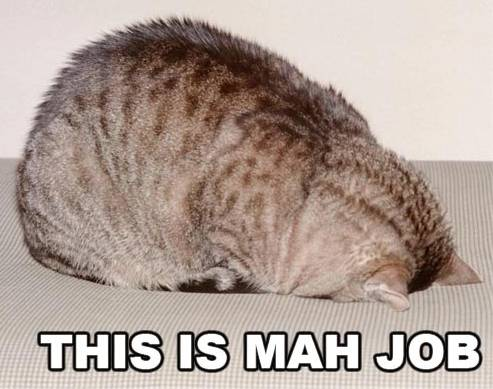
#> input picture Tests/testimages/Lolcat_this_is_mah_job.jpg, 493 x 389 px
$ python hashFile.py Tests/testimages/Lolcat_this_is_mah_job.jpg   (older library calls are emulated)
#> lines starting #> are read from the running program, lines starting #| are printed output that depends on the picture
#> in hashFile, im is the input picture: PIL image 493x389 RGB; mean R, G, B 175.3, 158.8, 150

from PIL import Image

import io
import hashlib


import unitConverters

from PIL import Image
import numpy
import scipy.fftpack

def binary_array_to_hex(arr):
	h = 0
	s = []
	for i,v in enumerate(arr.flatten()):
		if v:
			h += 2**(i % 8)
		if (i % 8) == 7:
			s.append(hex(h)[2:].rjust(2, '0'))
			h = 0
	return "".join(s)


"""
Hash encapsulation. Can be used for dictionary keys and comparisons.
"""
class ImageHash(object):
	def __init__(self, binary_array):
		self.hash = binary_array

	def __str__(self):
		return binary_array_to_hex(self.hash)

	def __repr__(self):
		return repr(self.hash)

	def __sub__(self, other):
		assert self.hash.shape == other.hash.shape, ('ImageHashes must be of the same shape!', self.hash.shape, other.hash.shape)
		return (self.hash != other.hash).sum()

	def __eq__(self, other):
		return numpy.array_equal(self.hash, other.hash)

	def __ne__(self, other):
		return not numpy.array_equal(self.hash, other.hash)

	def __hash__(self):
		return unitConverters.binary_array_to_int(self.hash)

	def __iter__(self):
		return numpy.nditer(self.hash, order='C')  # Specify memory order, so we're (theoretically) platform agnostic

	def __len__(self):
		return self.hash.size

	def __int__(self):
		ret = 0
		mask = 1 << len(self) - 1
		for bit in numpy.nditer(self.hash, order='C'):  # Specify memory order, so we're (theoretically) platform agnostic
			if bit:
				ret |= mask
			mask >>= 1

		# Convert to signed representation
		VALSIZE = 64
		if ret >= 2**(VALSIZE-1):
			ret = ret - 2**VALSIZE
		return ret


"""
Average Hash computation

Implementation follows http://www.hackerfactor.com/blog/index.php?/archives/432-Looks-Like-It.html

@image must be a PIL instance.
"""
def average_hash(image, hash_size=8):
	image = image.convert("L").resize((hash_size, hash_size), Image.ANTIALIAS)
	pixels = numpy.array(image.getdata()).reshape((hash_size, hash_size))
	avg = pixels.mean()
	diff = pixels > avg
	# make a hash
	return ImageHash(diff), image

"""
Perceptual Hash computation.

Implementation follows http://www.hackerfactor.com/blog/index.php?/archives/432-Looks-Like-It.html

@image must be a PIL instance.
"""
def phash(image, hash_size=32):
#> called with hash_size = 32
	image = image.convert("L").resize((hash_size, hash_size), Image.ANTIALIAS)
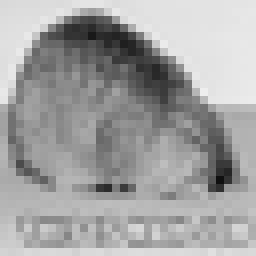
#> image: PIL image 32x32 L (shown 8 times larger); min 16, max 238, mean 162.7
	pixels = numpy.array(image.getdata(), dtype=numpy.float).reshape((hash_size, hash_size))
	dct = scipy.fftpack.dct(pixels)
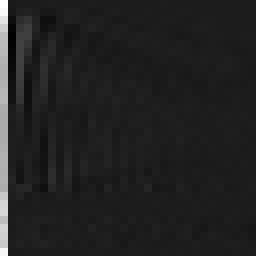
#> dct: shape (32, 32) float64 (shown 8 times larger); min -1824.6, max 14352, mean 360.5; drawn with min black and max white
	dctlowfreq = dct[:8, 1:9]
	avg = dctlowfreq.mean()
#> avg = 189.6
	diff = dctlowfreq > avg
	return ImageHash(diff), image

"""
Difference Hash computation.

following http://www.hackerfactor.com/blog/index.php?/archives/529-Kind-of-Like-That.html

@image must be a PIL instance.
"""
def dhash(image, hash_size=8):
	image = image.convert("L").resize((hash_size + 1, hash_size), Image.ANTIALIAS)
	pixels = numpy.array(image.getdata(), dtype=numpy.float).reshape((hash_size + 1, hash_size))
	# compute differences
	diff = pixels[1:,:] > pixels[:-1,:]
	return ImageHash(diff)


__dir__ = [average_hash, phash, ImageHash]


IMAGE_EXTS = ("bmp", "eps", "gif", "im", "jpeg", "jpg", "msp", "pcx", "png", "ppm", "spider", "tiff", "webp", "xbm")

'''
Generate various hashes of file

basepath/fname are required for determining if the passed file is probably an image (by looking at extensions)
Actual file contents must be in fContents

'''
def hashFile(basePath, fname, fContents, shouldPhash=True):
	# basePath, fname, fContents = arg

	fMD5 = hashlib.md5()
	fMD5.update(fContents)
	hexHash = fMD5.hexdigest()

	pHash = None
	dHash = None

	imX = None
	imY = None

	if (fname.lower().endswith(IMAGE_EXTS) or (basePath.lower().endswith(IMAGE_EXTS) and fname == "")) and shouldPhash:


		im = Image.open(io.BytesIO(fContents))
		pHashArr, im = phash(im)
		dHashArr     = dhash(im)

		pHash = int(pHashArr)
#> the loop in __int__, `for bit in numpy.nditer(self.hash, order='C'):  # Specify memory order..` made 64 passes
#> (bit, ret, mask) on passes 10, 11, 16, 18, 19, 20, 24, 26, 27, 28, 34, 35: (True, 18014398509481984, 9007199254740992), (True, 27021597764222976, 4503599627370496), (True, 27303072740933632, 140737488355328), (True, 27373441485111296, 35184372088832), (True, 27408625857200128, 17592186044416), (True, 27426218043244544, 8796093022208), (True, 27427317554872320, 549755813888), (True, 27427592432779264, 137438953472), (True, 27427729871732736, 68719476736), (True, 27427798591209472, 34359738368), (True, 27427799664951296, 536870912), (True, 27427800201822208, 268435456)
#> ret on passes 61, 62, 64: 27427800275512424, 27427800275512428, 27427800275512429
#> after the loop in __int__, `for bit in numpy.nditer(self.hash, order='C'):  # Specify memory order..`: mask = 0; ret = 27427800275512429
#> pHash = 27427800275512429
		dHash = int(dHashArr)
#> the loop in __int__ (call 2), `for bit in numpy.nditer(self.hash, order='C'):  # Specify memory order..` made 64 passes
#> (bit, ret, mask) on passes 1, 2, 8, 10, 11, 12, 13, 14, 18, 19, 20, 21: (True, 9223372036854775808, 4611686018427387904), (True, 13835058055282163712, 2305843009213693952), (True, 13907115649320091648, 36028797018963968), (True, 13925130047829573632, 9007199254740992), (True, 13934137247084314624, 4503599627370496), (True, 13938640846711685120, 2251799813685248), (True, 13940892646525370368, 1125899906842624), (True, 13942018546432212992, 562949953421312), (True, 13942088915176390656, 35184372088832), (True, 13942124099548479488, 17592186044416), (True, 13942141691734523904, 8796093022208), (True, 13942150487827546112, 4398046511104)
#> ret on passes 61 to 63: 13942158282340879864, 13942158282340879868, 13942158282340879870
#> dHash = -4504585791368671746

		imX, imY = im.size
#> imX = 32; imY = 32


	return fname, hexHash, pHash, dHash, imX, imY


def getMd5Hash(fContents):
	fMD5 = hashlib.md5()
	fMD5.update(fContents)
	hexHash = fMD5.hexdigest()
	return hexHash

def test():
	import sys
	print(sys.argv)
	if len(sys.argv) < 2:
		print("Need path to image as command line param")
		return
	imPath = sys.argv[1]
	with open(imPath, "rb") as fp:
		cont = fp.read()
		hashes = hashFile(imPath, "", cont)
#> hashes = ('', 'd9ceeb6b43c2d7d096532eabfa6cf482', 27427800275512429, -4504585791368671746, 32, 32)
		print(hashes)
#| ('', 'd9ceeb6b43c2d7d096532eabfa6cf482', 27427800275512429, -4504585791368671746, 32, 32)


if __name__ == "__main__":
	test()

$ run again, on Tests/testimages/lolcat-crocs.jpg
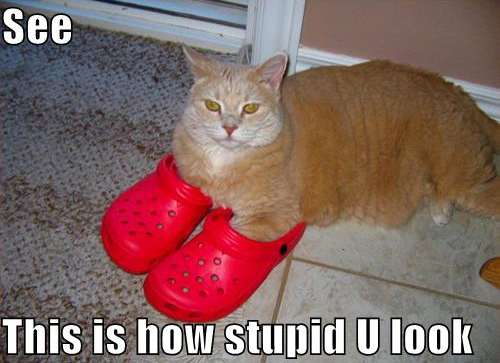
#> input picture Tests/testimages/lolcat-crocs.jpg, 500 x 363 px
#> in hashFile, im is the input picture: PIL image 500x363 RGB; mean R, G, B 131.4, 101.9, 98.1
#> in phash, `image = image.convert("L").resize((hash_size, hash_size), Image.ANTIAL..`:
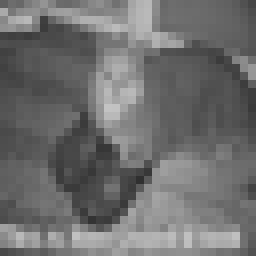
#> image: PIL image 32x32 L (shown 8 times larger); min 48, max 195, mean 110.4
#> in phash, `dct = scipy.fftpack.dct(pixels)`:
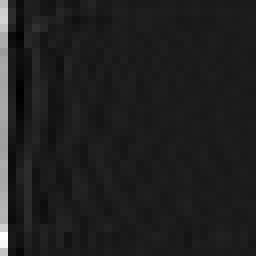
#> dct: shape (32, 32) float64 (shown 8 times larger); min -1283.5, max 10550, mean 203.1; drawn with min black and max white
#> avg = -29.48
#> the loop in __int__, `for bit in numpy.nditer(self.hash, order='C'):  # Specify memory order..` made 64 passes
#> (bit, ret, mask) on passes 1, 3, 4, 7, 9, 11, 12, 15: (True, 9223372036854775808, 4611686018427387904), (True, 11529215046068469760, 1152921504606846976), (True, 12682136550675316736, 576460752303423488), (True, 12826251738751172608, 72057594037927936), (True, 12862280535770136576, 18014398509481984), (True, 12871287735024877568, 4503599627370496), (True, 12875791334652248064, 2251799813685248), (True, 12876354284605669376, 281474976710656)
#> after the loop in __int__, `for bit in numpy.nditer(self.hash, order='C'):  # Specify memory order..`: mask = 0; ret = 12876845466497880337
#> in __int__, `ret = ret - 2**VALSIZE`: ret = -5569898607211671279
#> the loop in __int__ (call 2), `for bit in numpy.nditer(self.hash, order='C'):  # Specify memory order..` made 64 passes
#> (bit, ret, mask) on passes 7, 10, 12, 15, 17, 19, 20, 21: (True, 144115188075855872, 72057594037927936), (True, 162129586585337856, 9007199254740992), (True, 166633186212708352, 2251799813685248), (True, 167196136166129664, 281474976710656), (True, 167336873654484992, 70368744177664), (True, 167372058026573824, 17592186044416), (True, 167389650212618240, 8796093022208), (True, 167398446305640448, 4398046511104)
#> dHash = 167400391896309758
#> hashes = ('', '6d0a977694630ac9d1d33a7f068e10f8', -5569898607211671279, 167400391896309758, 32, 32)
#| ('', '6d0a977694630ac9d1d33a7f068e10f8', -5569898607211671279, 167400391896309758, 32, 32)

$ run again, on Tests/testimages/lolcat-oregon-trail.jpg
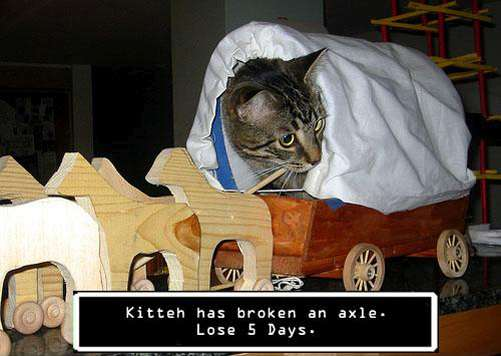
#> input picture Tests/testimages/lolcat-oregon-trail.jpg, 501 x 356 px
#> in hashFile, im is the input picture: PIL image 501x356 RGB; mean R, G, B 96.3, 86.3, 74.8
#> in phash, `image = image.convert("L").resize((hash_size, hash_size), Image.ANTIAL..`:
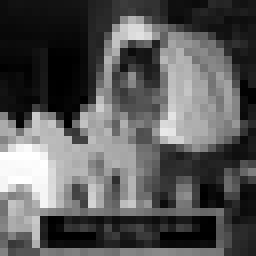
#> image: PIL image 32x32 L (shown 8 times larger); min 0, max 255, mean 88.3
#> in phash, `dct = scipy.fftpack.dct(pixels)`:
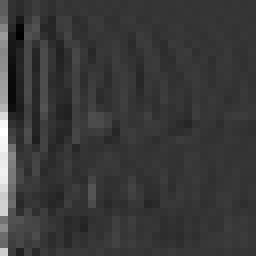
#> dct: shape (32, 32) float64 (shown 8 times larger); min -2466, max 9284, mean 186; drawn with min black and max white
#> avg = -173.6
#> the loop in __int__, `for bit in numpy.nditer(self.hash, order='C'):  # Specify memory order..` made 64 passes
#> (bit, ret, mask) on passes 1, 3, 4, 5, 7, 8, 11, 12: (True, 9223372036854775808, 4611686018427387904), (True, 11529215046068469760, 1152921504606846976), (True, 12682136550675316736, 576460752303423488), (True, 13258597302978740224, 288230376151711744), (True, 13402712491054596096, 72057594037927936), (True, 13474770085092524032, 36028797018963968), (True, 13483777284347265024, 4503599627370496), (True, 13488280883974635520, 2251799813685248)
#> after the loop in __int__, `for bit in numpy.nditer(self.hash, order='C'):  # Specify memory order..`: mask = 0; ret = 13491433403714186284
#> in __int__, `ret = ret - 2**VALSIZE`: ret = -4955310669995365332
#> the loop in __int__ (call 2), `for bit in numpy.nditer(self.hash, order='C'):  # Specify memory order..` made 64 passes
#> (bit, ret, mask) on passes 1, 6, 7, 8, 9, 10, 17, 18: (True, 9223372036854775808, 4611686018427387904), (True, 9511602413006487552, 144115188075855872), (True, 9655717601082343424, 72057594037927936), (True, 9727775195120271360, 36028797018963968), (True, 9763803992139235328, 18014398509481984), (True, 9781818390648717312, 9007199254740992), (True, 9781959128137072640, 70368744177664), (True, 9782029496881250304, 35184372088832)
#> dHash = -8664649157635459070
#> hashes = ('', '7227289a017988b6bdcf61fd4761f6b9', -4955310669995365332, -8664649157635459070, 32, 32)
#| ('', '7227289a017988b6bdcf61fd4761f6b9', -4955310669995365332, -8664649157635459070, 32, 32)
